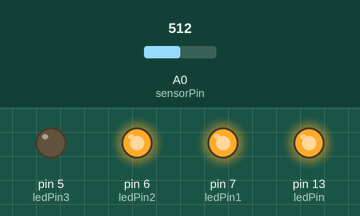
Bench run of a sketch on a simulated Arduino Uno, built with avr-gcc and run on an emulated ATmega328P. Shown: output pins drawn as LEDs (lit = HIGH). The inputs (shaded band) are chosen by the test bench; at power-on: A0 (sensorPin) = 512.

Above: at 1.2 s.
1.3 s: A0 (sensorPin) set to 481
At 2.2 s:
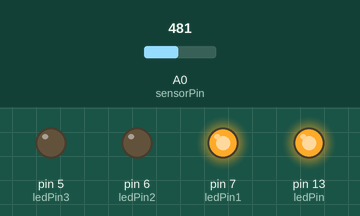
2.8 s: A0 (sensorPin) set to 267
4.3 s: A0 (sensorPin) set to 232
At 4.6 s:
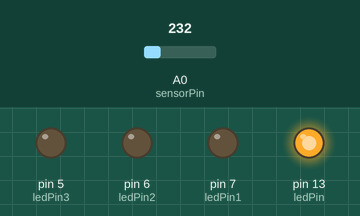
5.8 s: A0 (sensorPin) set to 760
At 7.0 s:
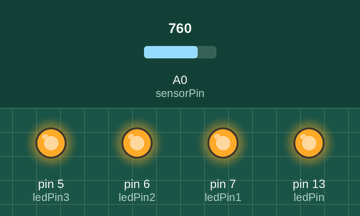
7.3 s: A0 (sensorPin) set to 732
At 8.2 s:
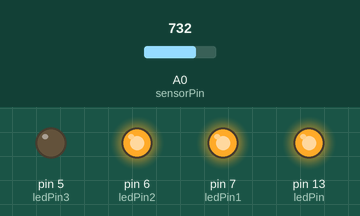
8.8 s: A0 (sensorPin) set to 761
At 9.5 s:
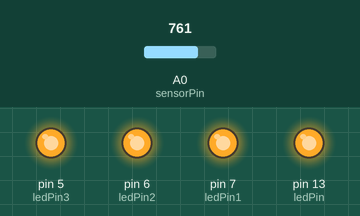
Timing chart, 0 to 11.3 s (numbered marks = the images above; inputs shaded):
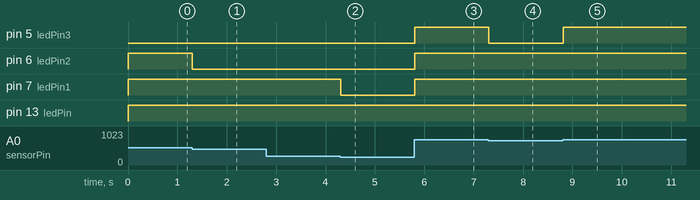

The sketch:

_4Leds_con_Potenciometro.ino
```cpp
int sensorPin=0;
int ledPin=13;
int ledPin1 = 7;
int ledPin2 = 6;
int ledPin3 = 5;
int sensorValue=0;


void setup()
{
pinMode(ledPin, OUTPUT);
pinMode(ledPin1, OUTPUT);
pinMode(ledPin2, OUTPUT);
pinMode(ledPin3, OUTPUT);
Serial.begin(9600);
}

void loop()
{
   int lectura = analogRead(sensorPin);
  if(lectura < 251)
    {
      digitalWrite(ledPin, HIGH);
      digitalWrite(ledPin1, LOW);
      digitalWrite(ledPin2, LOW);
      digitalWrite(ledPin3, LOW);
    }
    else if(lectura >= 251 && lectura < 500)
    {
      digitalWrite(ledPin, HIGH);
      digitalWrite(ledPin1, HIGH);
      digitalWrite(ledPin2, LOW);
      digitalWrite(ledPin3, LOW);
    }
    else if(lectura >= 501 && lectura < 750)
    {
      digitalWrite(ledPin, HIGH);
      digitalWrite(ledPin1, HIGH);
      digitalWrite(ledPin2, HIGH);
      digitalWrite(ledPin3, LOW);
    }
    else if(lectura >= 751)
    {
      digitalWrite(ledPin, HIGH);
      digitalWrite(ledPin1, HIGH);
      digitalWrite(ledPin2, HIGH);
      digitalWrite(ledPin3, HIGH);
    }

    delay(100);
}
```

Measured:
- the behaviour switches between 500 and 499 on A0 (sensorPin) (found by bisection; images 0 and 1)
- the behaviour switches between 251 and 250 on A0 (sensorPin) (found by bisection; images 1 and 2)
- the behaviour switches between 750 and 749 on A0 (sensorPin) (found by bisection; images 3 and 4)
- after the input at 1.3 s, pin 6 (ledPin2): HIGH → LOW at once
- after the input at 2.8 s, every drawn part: stays the same
- after the input at 4.3 s, pin 7 (ledPin1): HIGH → LOW at once
- after the input at 5.8 s, pin 5 (ledPin3), pin 6 (ledPin2), pin 7 (ledPin1): LOW → HIGH at once
- after the input at 7.3 s, pin 5 (ledPin3): HIGH → LOW at once
- after the input at 8.8 s, pin 5 (ledPin3): LOW → HIGH at once
